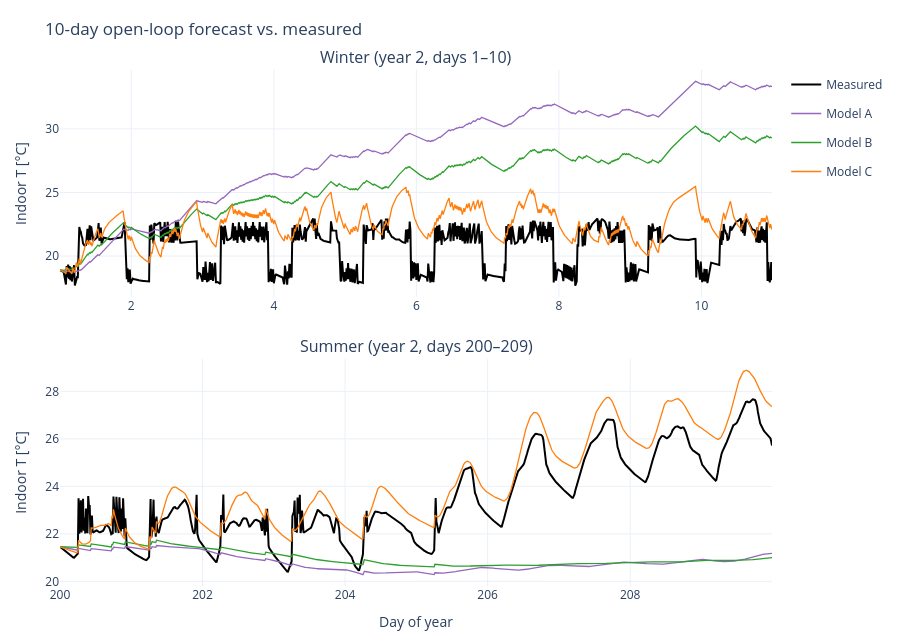

Source (notebook cell):
### Markdown cell above
<a id="sec-freerun"></a>
## 7. Forecast vs. reality: the 10-day open-loop run

The hardest test: start each model once at the beginning of the window and let it run for the full 10 days on its own predictions, with no measurement feedback. The black line is reality.

### Code cell
fig = make_subplots(rows=2, cols=1, subplot_titles=list(WINDOWS.keys()), vertical_spacing=0.12)
for r, wname in enumerate(WINDOWS, start=1):
    t = freeruns[wname]["time"]
    fig.add_trace(go.Scatter(x=t, y=freeruns[wname]["meas"], name="Measured" if r == 1 else None,
                             line=dict(color="black", width=2), legendgroup="m", showlegend=(r == 1)), r, 1)
    for m in ["A", "B", "C"]:
        fig.add_trace(go.Scatter(x=t, y=freeruns[wname][m], name=f"Model {m}" if r == 1 else None,
                                 line=dict(color=COLM[m], width=1.3), legendgroup=m, showlegend=(r == 1)), r, 1)
    fig.update_yaxes(title_text="Indoor T [°C]", row=r, col=1)
fig.update_xaxes(title_text="Day of year", row=2, col=1)
fig.update_layout(title="10-day open-loop forecast vs. measured")
save_fig(fig, "fig13_freerun_windows", h=640)

### Figure 1 — Plotly figure (JSON) as saved in the notebook; plotly's stock layout.template omitted (floating-point values rounded to 4 significant figures; data arrays with more than 128 entries replaced by an {"elided": "..."} marker saying what was removed)
{"data": [{"legendgroup": "m", "line": {"color": "black", "width": 2}, "name": "Measured", "showlegend": true, "type": "scatter", "x": {"elided": "960 float values"}, "xaxis": "x", "y": {"elided": "960 float values"}, "yaxis": "y"}, {"legendgroup": "A", "line": {"color": "#9467bd", "width": 1.3}, "name": "Model A", "showlegend": true, "type": "scatter", "x": {"elided": "960 float values"}, "xaxis": "x", "y": {"elided": "960 float values"}, "yaxis": "y"}, {"legendgroup": "B", "line": {"color": "#2ca02c", "width": 1.3}, "name": "Model B", "showlegend": true, "type": "scatter", "x": {"elided": "960 float values"}, "xaxis": "x", "y": {"elided": "960 float values"}, "yaxis": "y"}, {"legendgroup": "C", "line": {"color": "#ff7f0e", "width": 1.3}, "name": "Model C", "showlegend": true, "type": "scatter", "x": {"elided": "960 float values"}, "xaxis": "x", "y": {"elided": "960 float values"}, "yaxis": "y"}, {"legendgroup": "m", "line": {"color": "black", "width": 2}, "showlegend": false, "type": "scatter", "x": {"elided": "960 float values"}, "xaxis": "x2", "y": {"elided": "960 float values"}, "yaxis": "y2"}, {"legendgroup": "A", "line": {"color": "#9467bd", "width": 1.3}, "showlegend": false, "type": "scatter", "x": {"elided": "960 float values"}, "xaxis": "x2", "y": {"elided": "960 float values"}, "yaxis": "y2"}, {"legendgroup": "B", "line": {"color": "#2ca02c", "width": 1.3}, "showlegend": false, "type": "scatter", "x": {"elided": "960 float values"}, "xaxis": "x2", "y": {"elided": "960 float values"}, "yaxis": "y2"}, {"legendgroup": "C", "line": {"color": "#ff7f0e", "width": 1.3}, "showlegend": false, "type": "scatter", "x": {"elided": "960 float values"}, "xaxis": "x2", "y": {"elided": "960 float values"}, "yaxis": "y2"}], "layout": {"annotations": [{"font": {"size": 16}, "showarrow": false, "text": "Winter (year 2, days 1–10)", "x": 0.5, "xanchor": "center", "xref": "paper", "y": 1, "yanchor": "bottom", "yref": "paper"}, {"font": {"size": 16}, "showarrow": false, "text": "Summer (year 2, days 200–209)", "x": 0.5, "xanchor": "center", "xref": "paper", "y": 0.44, "yanchor": "bottom", "yref": "paper"}], "height": 640, "margin": {"b": 50, "l": 60, "r": 30, "t": 70}, "title": {"text": "10-day open-loop forecast vs. measured"}, "xaxis": {"anchor": "y", "domain": [0, 1]}, "xaxis2": {"anchor": "y2", "domain": [0, 1], "title": {"text": "Day of year"}}, "yaxis": {"anchor": "x", "domain": [0.56, 1], "title": {"text": "Indoor T [°C]"}}, "yaxis2": {"anchor": "x2", "domain": [0, 0.44], "title": {"text": "Indoor T [°C]"}}}}
